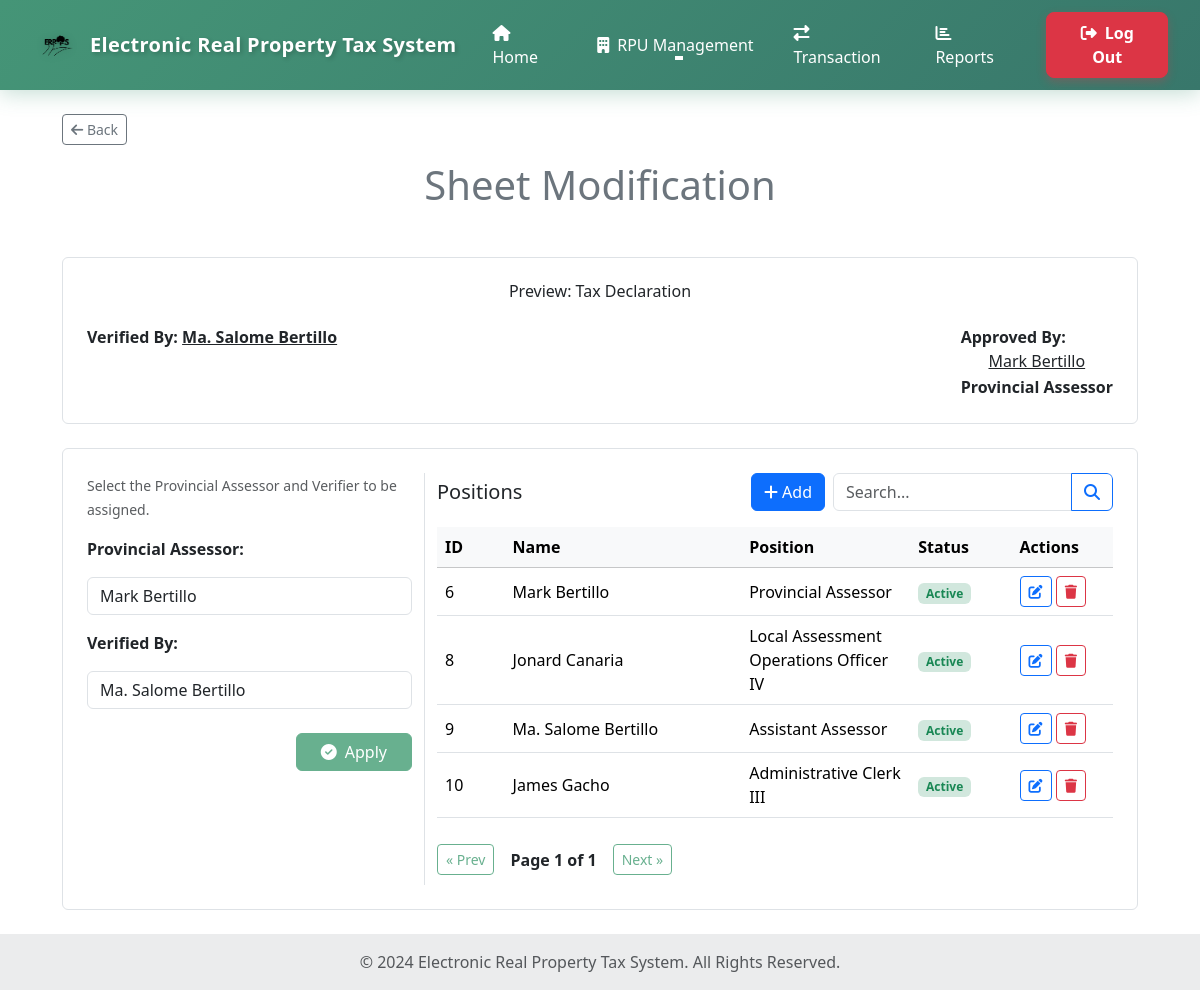
/Admin-Modify.php, run on the app's committed database.
### tables this page shows
CREATE TABLE `admin_certification` (
  `id` int(11) NOT NULL,
  `name` varchar(150) NOT NULL,
  `description` text DEFAULT NULL,
  `position` varchar(150) DEFAULT NULL,
  `status` enum('active','inactive') DEFAULT 'active',
  `role` enum('none','provincial_assessor','verifier') NOT NULL DEFAULT 'none',
  `created_at` datetime DEFAULT current_timestamp(),
  `updated_at` datetime DEFAULT current_timestamp() ON UPDATE current_timestamp()
);

### Admin-Modify.php (the view, shortened to what this page needs)
<?php
$conn = Database::getInstance();
$currentAssessor = null;
$currentVerifier = null;
$assessorQuery = $conn->query("
  SELECT name
  FROM admin_certification
  WHERE role = 'provincial_assessor' AND status = 'active'
  LIMIT 1
");
if ($assessorQuery && $assessorQuery->num_rows > 0) {
  $currentAssessor = $assessorQuery->fetch_assoc()['name'];
}
$verifierQuery = $conn->query("
  SELECT name
  FROM admin_certification
  WHERE role = 'verifier' AND status = 'active'
  LIMIT 1
");
if ($verifierQuery && $verifierQuery->num_rows > 0) {
  $currentVerifier = $verifierQuery->fetch_assoc()['name'];
}
$certifications = [];
$result = $conn->query("SELECT id, name, position, status, role FROM admin_certification ORDER BY id ASC");
if ($result) {
  $certifications = $result->fetch_all(MYSQLI_ASSOC);
}
$assessorQuery = $conn->query("
  SELECT id, name
  FROM admin_certification
  WHERE status = 'active' AND (role = 'provincial_assessor' OR position = 'Provincial Assessor')
");
$verifierQuery = $conn->query("
  SELECT id, name
  FROM admin_certification
  WHERE status = 'active' AND (role = 'verifier' OR position != 'Provincial Assessor')
");
?>
<!doctype html>
<html lang="en">
<head>
  <link href="https://cdn.jsdelivr.net/npm/bootstrap@5.3.2/dist/css/bootstrap.min.css" rel="stylesheet">
  <link rel="stylesheet" href="https://cdnjs.cloudflare.com/ajax/libs/font-awesome/6.4.0/css/all.min.css">
  <link rel="stylesheet" href="main_layout.css">
  <link rel="stylesheet" href="header.css">
  <link rel="stylesheet" href="Admin-Modify.css">
</head>
<body class="d-flex flex-column min-vh-100">
  <?php include 'header.php'; ?>
  <main class="flex-grow-1 d-flex justify-content-center">
    <div class="container my-4" style="max-width: 1100px;">
      <div class="mb-3 d-flex justify-content-start">
        <a href="Admin-Page-2.php" class="btn btn-outline-secondary btn-sm">
          <i class="fas fa-arrow-left"></i> Back
        </a>
      </div>
      <div class="text-center mb-5">
        <h2 class="text-secondary font-weight-bold" style="font-size: 2.5rem;">Sheet Modification</h2>
      </div>
      <div class="border rounded p-4 mb-4" style="border-radius: 30px;">
        <h6 class="mb-4 text-center">Preview: Tax Declaration</h6>
        <div class="d-flex justify-content-between">
          <div>
            <span style="font-weight:bold;">Verified By:</span>
            <span style="font-weight:bold;">
              <?php
              $isNotAssigned = empty($currentVerifier);
              ?>
              <u style="<?= $isNotAssigned ? 'color: red;' : '' ?>">
                <?= htmlspecialchars($currentVerifier ?? 'Not Assigned') ?>
              </u>
            </span>
          </div>
          <div style="text-align: center;">
            <div style="text-align: left; font-weight:bold; margin-right: 20%;">Approved By:</div>
            <?php
            $isNotAssigned = empty($currentAssessor);
            ?>
            <u style="<?= $isNotAssigned ? 'color: red;' : '' ?>">
              <?= htmlspecialchars($currentAssessor ?? 'Not Assigned') ?>
            </u>
            <div style="margin-top: 2px; text-align: center; font-weight:bold;">
              Provincial Assessor
            </div>
          </div>
        </div>
      </div>
      <div class="border rounded p-4">
        <div class="row">
          <div class="col-md-4 border-end">
            <?php
            $assessors = [];
            $assessorQuery = $conn->query("
  SELECT id, name
  FROM admin_certification
  WHERE position = 'Provincial Assessor'
  AND status = 'Active'
");
            if ($assessorQuery) {
              $assessors = $assessorQuery->fetch_all(MYSQLI_ASSOC);
            }
            $verifiers = [];
            $verifierQuery = $conn->query("
  SELECT id, name
  FROM admin_certification
  WHERE status = 'Active'
  AND position != 'Provincial Assessor'
");
            if ($verifierQuery) {
              $verifiers = $verifierQuery->fetch_all(MYSQLI_ASSOC);
            }
            $currentAssessorId = 0;
            $currentVerifierId = 0;
            $roleResult = $conn->query("SELECT id, role FROM admin_certification WHERE role IN ('provincial_assessor', 'verifier')");
            if ($roleResult) {
              while ($r = $roleResult->fetch_assoc()) {
                if ($r['role'] === 'provincial_assessor') {
                  $currentAssessorId = (int) $r['id'];
                } elseif ($r['role'] === 'verifier') {
                  $currentVerifierId = (int) $r['id'];
                }
              }
            }
            ?>
            <form id="assessorForm" method="POST" action="">
              <small class="text-muted mb">Select the Provincial Assessor and Verifier to be assigned.</small>
              <p class="mt-3"><strong>Provincial Assessor:</strong></p>
              <select class="form-control mb-3" name="provincial_assessor" id="provincial_assessor" required>
                <?php foreach ($assessors as $a): ?>
                  <option value="<?= htmlspecialchars($a['id']); ?>" <?= ($a['id'] == $currentAssessorId ? 'selected' : '') ?>>
                    <?= htmlspecialchars($a['name']); ?>
                  </option>
                <?php endforeach; ?>
              </select>
              <p><strong>Verified By:</strong></p>
              <select class="form-control mb-4" name="verified_by" id="verified_by" required>
                <?php foreach ($verifiers as $v): ?>
                  <option value="<?= htmlspecialchars($v['id']); ?>" <?= ($v['id'] == $currentVerifierId ? 'selected' : '') ?>>
                    <?= htmlspecialchars($v['name']); ?>
                  </option>
                <?php endforeach; ?>
              </select>
              <div class="d-flex justify-content-end">
                <button type="button" class="btn btn-success px-4" data-bs-toggle="modal"
                  data-bs-target="#applyConfirmModal">
                  <i class="fas fa-check-circle me-1"></i> Apply
                </button>
              </div>
            </form>
          </div>
          <div class="col-md-8">
            <div class="table-responsive rounded">
              <div class="d-flex justify-content-between align-items-center mb-3">
                <h5 class="mb-0">Positions</h5>
                <div class="d-flex gap-2">
                  <button class="btn btn-primary" data-bs-toggle="modal" data-bs-target="#addModal">
                    <i class="fas fa-plus"></i> Add
                  </button>
                  <div class="input-group" style="width: 280px;">
                    <input type="text" id="searchInput" class="form-control" placeholder="Search...">
                    <button class="btn btn-outline-primary" type="button" id="searchBtn">
                      <i class="fas fa-search"></i>
                    </button>
                  </div>
                </div>
              </div>
              <table class="table table-hover align-middle mb-0" id="classificationTable">
                <thead class="table-light">
                  <tr>
                    <th style="width: 10%">ID</th>
                    <th style="width: 35%">Name</th>
                    <th style="width: 25%">Position</th>
                    <th style="width: 15%">Status</th>
                    <th style="width: 15%">Actions</th>
                  </tr>
                </thead>
                <tbody>
                  <?php if (!empty($certifications) && count($certifications) > 0): ?>
                    <?php foreach ($certifications as $row): ?>
                      <tr>
                        <td class="id"><?= htmlspecialchars($row['id']) ?></td>
                        <td class="name"><?= htmlspecialchars($row['name']) ?></td>
                        <td class="position"><?= htmlspecialchars($row['position'] ?? '') ?></td>
                        <td class="status">
                          <?php if (strtolower($row['status']) === 'active'): ?>
                            <span class="badge bg-success-subtle text-success">Active</span>
                          <?php else: ?>
                            <span class="badge bg-danger-subtle text-danger">Inactive</span>
                          <?php endif; ?>
                        </td>
                        <td>
                          <button class="btn btn-sm btn-outline-primary edit-btn" data-id="<?= $row['id'] ?>">
                            <i class="fas fa-edit"></i>
                          </button>
                          <button class="btn btn-sm btn-outline-danger delete-row-btn" data-id="<?= $row['id'] ?>">
                            <i class="fas fa-trash"></i>
                          </button>
                        </td>
                      </tr>
                    <?php endforeach; ?>
                  <?php endif; ?>
                </tbody>
              </table>
              <div id="classificationPagination" class="mt-3 d-flex justify-content-start"></div>
            </div>
          </div>
        </div>
      </div>
    </div>
  </main>
  <footer class="bg-body-tertiary text-center text-lg-start mt-auto">
    <div class="text-center p-3" style="background-color: rgba(0, 0, 0, 0.05);">
      <span class="text-muted">© 2024 Electronic Real Property Tax System. All Rights Reserved.</span>
    </div>
  </footer>
</body>
</html>

### main_layout.css (style rules this page uses)
html, body { height: 100%; margin: 0; }
body { display: flex; padding-top: 70px; flex-direction: column; }
main { flex: 1; }

### Admin-Modify.css (style rules this page uses)
#classificationPagination { min-height: 40px; position: sticky; bottom: 0; background-color: #fff; padding: 10px 0; z-index: 2; }

### data on the page
admin_certification: name "Ma. Salome Bertillo", id "9", position "Assistant Assessor", status "Active"
admin_certification: name "Mark Bertillo", id "6", position "Provincial Assessor", status "Active"
admin_certification: id "8", name "Jonard Canaria", position "Local Assessment Operations Officer IV", status "Active"
admin_certification: id "10", name "James Gacho", position "Administrative Clerk III", status "Active"

### other printed values
form field provincial_assessor "Mark Bertillo"
form field verified_by "Ma. Salome Bertillo"
